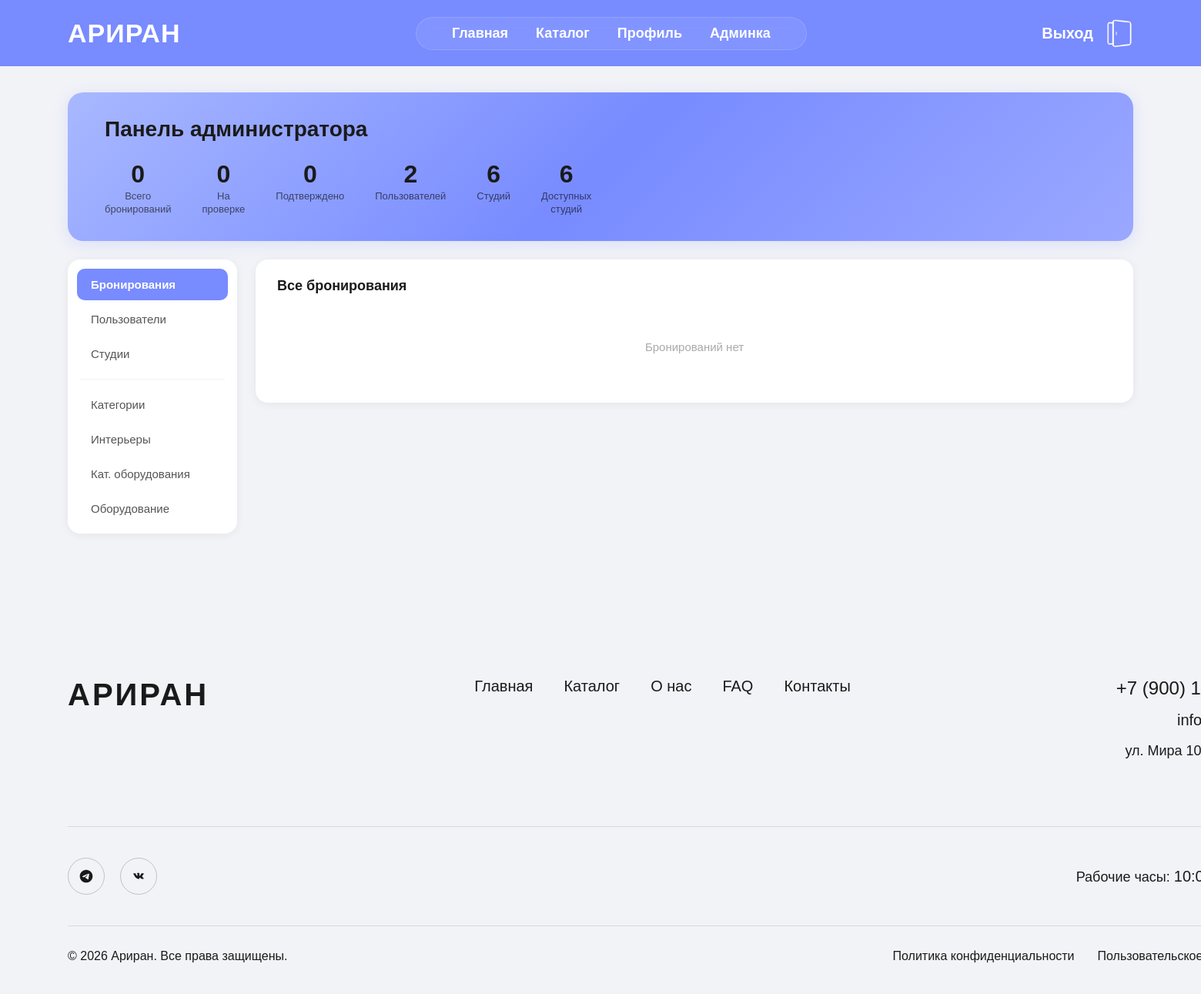
The app's page /admin-panel/ (signed in), older data.
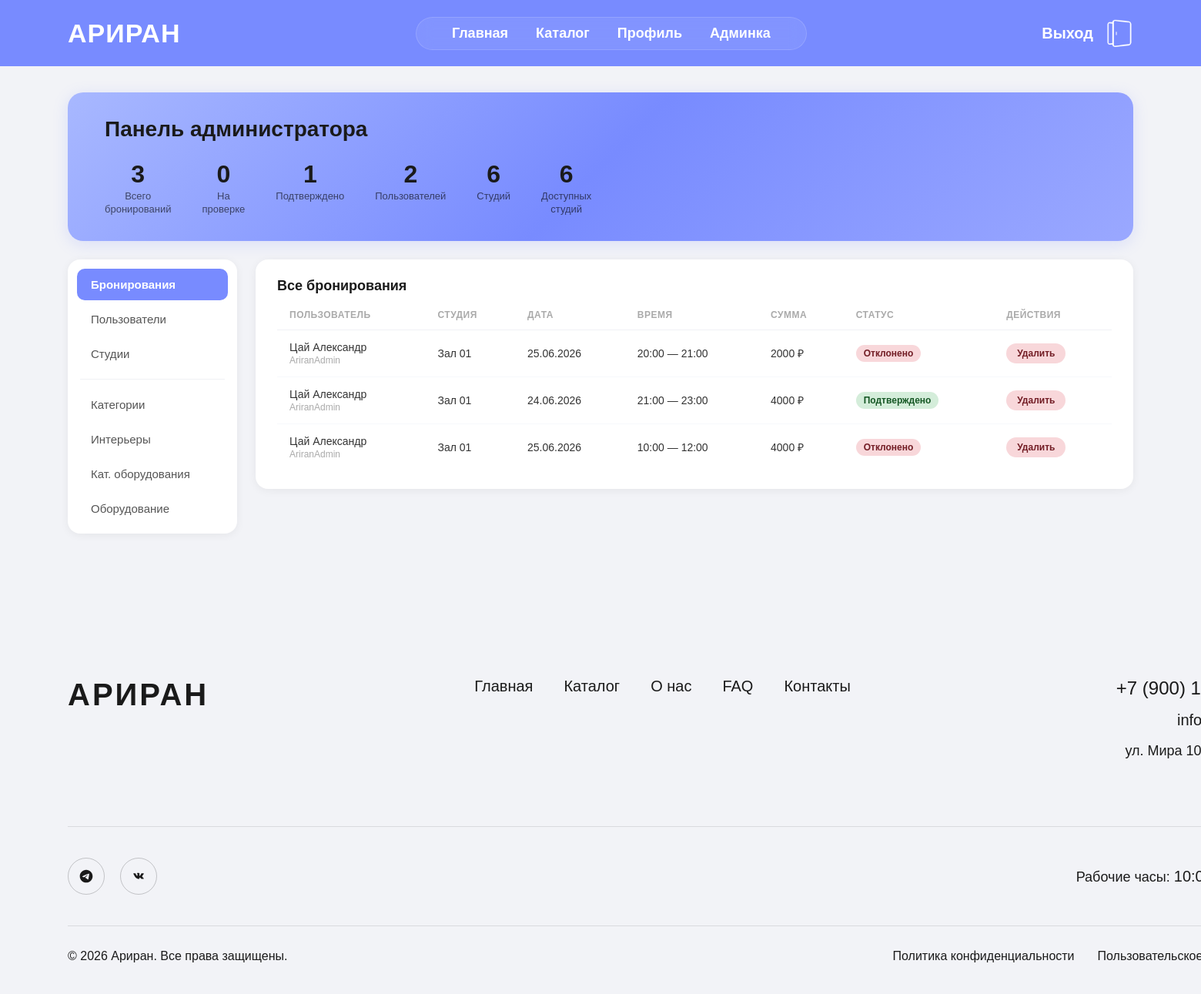
The same page, newer data.
### studios/models.py (models this page shows, shortened)
class Booking(models.Model):
    STATUS_CHOICES = (
        ('pending', 'На проверке'),
        ('confirmed', 'Подтверждено'),
        ('rejected', 'Отклонено'),
    )
    user = models.ForeignKey(User, on_delete=models.CASCADE, related_name='bookings', null=False)
    studio = models.ForeignKey(Studio, on_delete=models.CASCADE, related_name='bookings', null=False)
    start_time = models.DateTimeField('Начало', null=False)
    end_time = models.DateTimeField('Окончание', null=False)
    equipment = models.ManyToManyField(Equipment, blank=True, related_name='bookings', verbose_name='Оборудование')
    status = models.CharField('Статус', max_length=20, choices=STATUS_CHOICES, default='pending', null=False)
    rejection_reason = models.TextField('Причина отклонения', null=True, blank=True)
    created_at = models.DateTimeField('Дата создания', auto_now_add=True, null=False)
    class Meta:
        verbose_name = 'Бронирование'
        verbose_name_plural = 'Бронирования'
        db_table = 'booking'
        ordering = ['-start_time']
    def total_price(self):
        from decimal import Decimal
        hours = Decimal(str((self.end_time - self.start_time).total_seconds() / 3600))
        return int(hours * self.studio.price_per_hour)

class User(AbstractBaseUser, PermissionsMixin):
    ROLE_CHOICES = (
        ('client', 'Клиент'),
        ('admin', 'Администратор'),
        ('staff', 'Сотрудник'),
    )
    login = models.CharField('Логин', max_length=100, unique=True, null=False)
    first_name = models.CharField('Имя', max_length=100, null=False)
    last_name = models.CharField('Фамилия', max_length=100, null=False)
    email = models.EmailField('Email', max_length=255, unique=True, null=False)
    phone = models.CharField('Телефон', max_length=20, null=False)
    role = models.CharField('Роль', max_length=20, choices=ROLE_CHOICES, default='client', null=False)
    is_active = models.BooleanField('Активен', default=True)
    is_staff = models.BooleanField('Доступ к админке', default=False)
    created_at = models.DateTimeField('Дата регистрации', auto_now_add=True, null=False)
    objects = UserManager()
    USERNAME_FIELD = 'login'
    REQUIRED_FIELDS = ['first_name', 'last_name', 'phone', 'email']
    class Meta:
        verbose_name = 'Пользователь'
        verbose_name_plural = 'Пользователи'
        db_table = 'user'
    def get_full_name(self):
        return f"{self.last_name} {self.first_name}"

class Studio(models.Model):
    name = models.CharField('Название', max_length=255, null=False)
    category = models.ForeignKey(
        Category, on_delete=models.CASCADE,
        related_name='studios',
        null=True, blank=True,
        verbose_name='Категория'
    )
    interior = models.ForeignKey(
        Interior, on_delete=models.CASCADE,
        related_name='studios',
        null=True, blank=True,
        verbose_name='Интерьер'
    )
    description = models.TextField('Описание', null=False)
    price_per_hour = models.DecimalField('Цена за час', max_digits=10, decimal_places=2, null=False)
    area = models.IntegerField('Площадь (м²)', null=False)
    ceiling_height = models.IntegerField('Высота потолков (м)', default=3, null=False)
    is_available = models.BooleanField('Доступна', default=True, null=False)
    created_at = models.DateTimeField('Дата добавления', auto_now_add=True, null=False)
    class Meta:
        verbose_name = 'Студия'
        verbose_name_plural = 'Студии'
        db_table = 'studio'
        ordering = ['name']

### studios/views.py (the view)
    def wrapper(request, *args, **kwargs):
        if not request.user.is_authenticated or request.user.role != 'admin':
            return redirect('studios:index')
        return view_func(request, *args, **kwargs)

### studios/views.py (called while the page is built)
def admin_required(view_func):
    def wrapper(request, *args, **kwargs):
        if not request.user.is_authenticated or request.user.role != 'admin':
            return redirect('studios:index')
        return view_func(request, *args, **kwargs)
    return wrapper

### studios/templates/studios/admin_panel.html (shortened to what the changed rows need)
{% extends 'studios/base.html' %}
{% load static %}
{% block content %}
<div class="admin-page">
    <div class="admin-header">
        <h1>Панель администратора</h1>
        <div class="admin-stats">
            <div class="stat-item">
                <div class="stat-value">{{ stats.total_bookings }}</div>
                <div class="stat-label">Всего<br>бронирований</div>
            </div>
            <div class="stat-item">
                <div class="stat-value">{{ stats.confirmed_bookings }}</div>
                <div class="stat-label">Подтверждено</div>
            </div>
        </div>
    </div>
    <div class="admin-content">
        <main class="admin-main">
            {% if active_tab == 'bookings' %}
            <div class="admin-card">
                <div class="admin-card-title">Все бронирования</div>
                {% if bookings %}
                <table class="admin-table">
                    <thead>
                        <tr>
                            <th>Пользователь</th>
                            <th>Студия</th>
                            <th>Дата</th>
                            <th>Время</th>
                            <th>Сумма</th>
                            <th>Статус</th>
                            <th>Действия</th>
                        </tr>
                    </thead>
                    <tbody>
                        {% for booking in bookings %}
                        <tr>
                            <td>{{ booking.user.get_full_name }}<br><span style="color:#aaa;font-size:12px;">{{ booking.user.login }}</span></td>
                            <td>{{ booking.studio.name }}</td>
                            <td>{{ booking.start_time|date:"d.m.Y" }}{% if booking.start_time|date:"d.m.Y" != booking.end_time|date:"d.m.Y" %} — {{ booking.end_time|date:"d.m.Y" }}{% endif %}</td>
                            <td>{{ booking.start_time|date:"H:i" }} — {{ booking.end_time|date:"H:i" }}</td>
                            <td>{{ booking.total_price }} ₽</td>
                            <td>
                                <span class="badge badge-{{ booking.status }}">
                                    {% if booking.status == 'pending' %}На проверке
                                    {% elif booking.status == 'confirmed' %}Подтверждено
                                    {% else %}Отклонено{% endif %}
                                </span>
                            </td>
                            <td>
                                <div class="action-btns">
                                    <a href="{% url 'studios:admin_delete_booking' booking.pk %}" class="btn-action btn-delete" onclick="event.preventDefault(); openConfirmDeleteModal('Удалить бронирование?', this.href);">Удалить</a>
                                </div>
                            </td>
                        </tr>
                        {% endfor %}
                    </tbody>
                </table>
                {% else %}
                <div class="empty-state">Бронирований нет</div>
                {% endif %}
            </div>
            {% endif %}
        </main>
    </div>
</div>
{% endblock %}

Row changes from the older to the newer data that the page shows:
added Booking: user.get_full_name "Цай Александр", user.login "AriranAdmin", studio.name "Зал 01", start_time "25.06.2026", start_time "20:00", end_time "21:00", total_price "2000", status "Отклонено"
added Booking: user.get_full_name "Цай Александр", user.login "AriranAdmin", studio.name "Зал 01", start_time "24.06.2026", start_time "21:00", end_time "23:00", total_price "4000", status "Подтверждено"
added Booking: user.get_full_name "Цай Александр", user.login "AriranAdmin", studio.name "Зал 01", start_time "25.06.2026", start_time "10:00", end_time "12:00", total_price "4000", status "Отклонено"
Text that changed along with them:
{{ stats.total_bookings }}: "0" → "3"
{{ stats.confirmed_bookings }}: "0" → "1"
text no longer shown: "Бронирований нет"
text now shown: "ПОЛЬЗОВАТЕЛЬ СТУДИЯ ДАТА ВРЕМЯ СУММА СТАТУС ДЕЙСТВИЯ"
